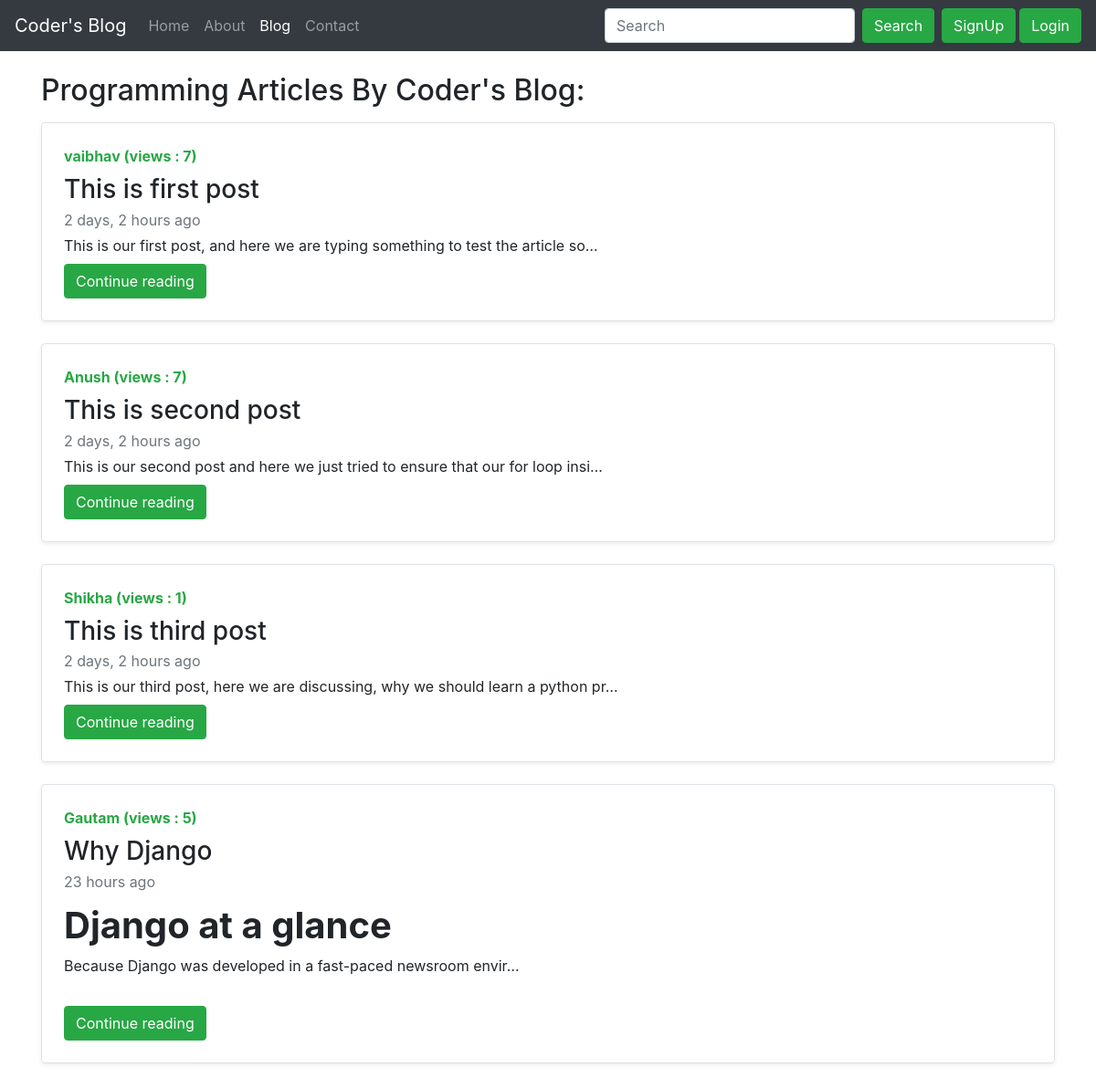
Screenshot of /blog/ with the database file from the repository.
### blog/models.py (models this page shows, shortened)
class Post(models.Model):
    sno = models.AutoField(primary_key=True)
    title = models.CharField(max_length=255)
    content = models.TextField()
    author = models.CharField(max_length=50)
    slug = models.CharField(max_length=50)
    views = models.IntegerField(default=0)
    timeStamp = models.DateTimeField(blank=True)

### blog/views.py (the view)
# urls.py: path('', views.blogHome, name='blogHome'),
def blogHome(request):
    allPosts = Post.objects.all()
    return render(request, 'blog/blogHome.html', {'allPosts': allPosts})

### templates/blog/blogHome.html (shortened to what this page needs)
{% extends 'base.html' %}
{% block blogactive %} active {% endblock blogactive %}
{% load humanize %}
{% block body %}
    <section class="pt-4 pb-4">
        <div class="container">
            <h2 class="mb-3">Programming Articles By Coder's Blog: </h2>
            {% for post in allPosts %}
                <div class="row no-gutters border rounded overflow-hidden flex-md-row mb-4 shadow-sm h-md-250 position-relative">
                    <div class="col p-4 d-flex flex-column position-static">
                        <strong class="d-inline-block mb-2 text-success">{{post.author}} (views : {{post.views}})</strong>
                        <h3 class="mb-1">{{post.title}}</h3>
                        <div class="mb-1 text-muted">{{post.timeStamp | naturaltime}}</div>
                        <p class="card-text mb-2">{{post.content|safe|truncatechars_html:80}}</p>
                        <div>
                            <a href="/blog/{{post.slug}}" role="button" class="btn btn-success">Continue reading</a>
                        </div>
                    </div>
                </div>
            {% endfor %}
        </div>
    </section>
{% endblock body %}

### rows the page displays
Post: author "vaibhav", views "7", title "This is first post", timeStamp "2 days, 2 hours ago", content "This is our first post, and here we are typing something to test the article so…"
Post: author "Anush", views "7", title "This is second post", timeStamp "2 days, 2 hours ago", content "This is our second post and here we just tried to ensure that our for loop insi…"
Post: author "Shikha", views "1", title "This is third post", timeStamp "2 days, 2 hours ago", content "This is our third post, here we are discussing, why we should learn a python pr…"
Post: author "Gautam", views "5", title "Why Django", timeStamp "23 hours ago", content "Django at a glance Because Django was developed in a fast-paced newsroom envir…"
